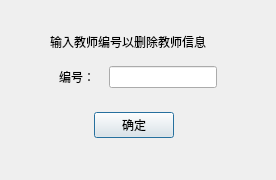
<?xml version="1.0" encoding="UTF-8"?>
<ui version="4.0">
 <class>DeleteDialog</class>
 <widget class="QDialog" name="DeleteDialog">
  <property name="geometry">
   <rect>
    <x>0</x>
    <y>0</y>
    <width>276</width>
    <height>180</height>
   </rect>
  </property>
  <property name="windowTitle">
   <string>Dialog</string>
  </property>
  <layout class="QGridLayout" name="gridLayout_2">
   <item row="0" column="0">
    <widget class="QWidget" name="widget" native="true">
     <layout class="QGridLayout" name="gridLayout">
      <item row="1" column="2">
       <spacer name="horizontalSpacer_4">
        <property name="orientation">
         <enum>Qt::Horizontal</enum>
        </property>
        <property name="sizeHint" stdset="0">
         <size>
          <width>40</width>
          <height>20</height>
         </size>
        </property>
       </spacer>
      </item>
      <item row="0" column="1">
       <spacer name="verticalSpacer">
        <property name="orientation">
         <enum>Qt::Vertical</enum>
        </property>
        <property name="sizeHint" stdset="0">
         <size>
          <width>20</width>
          <height>40</height>
         </size>
        </property>
       </spacer>
      </item>
      <item row="1" column="0">
       <spacer name="horizontalSpacer_3">
        <property name="orientation">
         <enum>Qt::Horizontal</enum>
        </property>
        <property name="sizeHint" stdset="0">
         <size>
          <width>40</width>
          <height>20</height>
         </size>
        </property>
       </spacer>
      </item>
      <item row="1" column="1">
       <layout class="QVBoxLayout" name="verticalLayout">
        <item>
         <widget class="QLabel" name="title_label">
          <property name="text">
           <string>输入教师编号以删除教师信息</string>
          </property>
         </widget>
        </item>
        <item>
         <widget class="QWidget" name="Num_Widget" native="true">
          <layout class="QHBoxLayout" name="horizontalLayout">
           <item>
            <widget class="QLabel" name="num_label">
             <property name="text">
              <string>编号：</string>
             </property>
            </widget>
           </item>
           <item>
            <widget class="QLineEdit" name="num_lineEdit">
             <property name="sizePolicy">
              <sizepolicy hsizetype="Fixed" vsizetype="Fixed">
               <horstretch>0</horstretch>
               <verstretch>0</verstretch>
              </sizepolicy>
             </property>
            </widget>
           </item>
          </layout>
         </widget>
        </item>
        <item>
         <widget class="QWidget" name="Ok_Widget" native="true">
          <layout class="QHBoxLayout" name="horizontalLayout_2">
           <item>
            <spacer name="horizontalSpacer">
             <property name="orientation">
              <enum>Qt::Horizontal</enum>
             </property>
             <property name="sizeHint" stdset="0">
              <size>
               <width>40</width>
               <height>20</height>
              </size>
             </property>
            </spacer>
           </item>
           <item>
            <widget class="QPushButton" name="Ok_pushButton">
             <property name="text">
              <string>确定</string>
             </property>
            </widget>
           </item>
           <item>
            <spacer name="horizontalSpacer_2">
             <property name="orientation">
              <enum>Qt::Horizontal</enum>
             </property>
             <property name="sizeHint" stdset="0">
              <size>
               <width>47</width>
               <height>20</height>
              </size>
             </property>
            </spacer>
           </item>
          </layout>
         </widget>
        </item>
       </layout>
      </item>
      <item row="2" column="1">
       <spacer name="verticalSpacer_2">
        <property name="orientation">
         <enum>Qt::Vertical</enum>
        </property>
        <property name="sizeHint" stdset="0">
         <size>
          <width>20</width>
          <height>40</height>
         </size>
        </property>
       </spacer>
      </item>
     </layout>
    </widget>
   </item>
  </layout>
 </widget>
 <resources/>
 <connections>
  <connection>
   <sender>Ok_pushButton</sender>
   <signal>clicked()</signal>
   <receiver>DeleteDialog</receiver>
   <slot>accept()</slot>
   <hints>
    <hint type="sourcelabel">
     <x>137</x>
     <y>126</y>
    </hint>
    <hint type="destinationlabel">
     <x>137</x>
     <y>89</y>
    </hint>
   </hints>
  </connection>
 </connections>
</ui>
